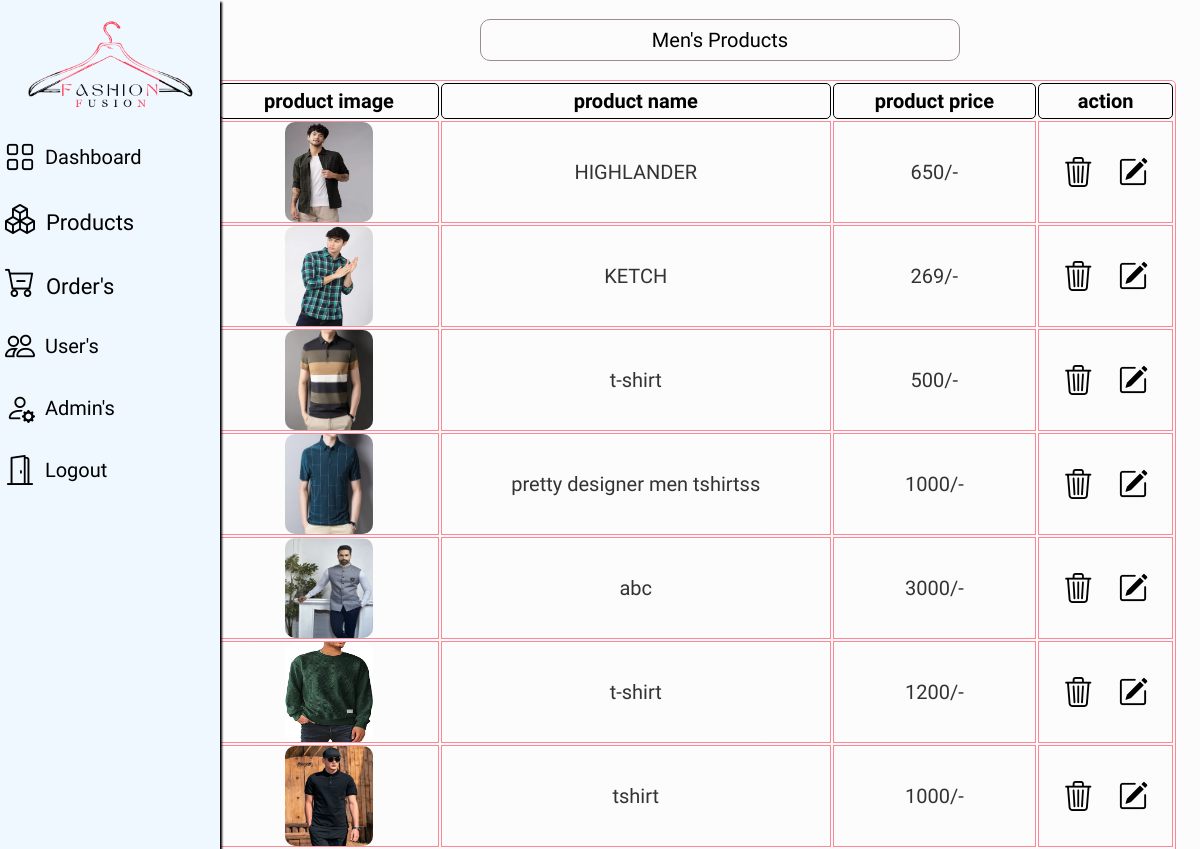
The page /Admin/products.php (signed in, upper part) on the database as committed earlier.
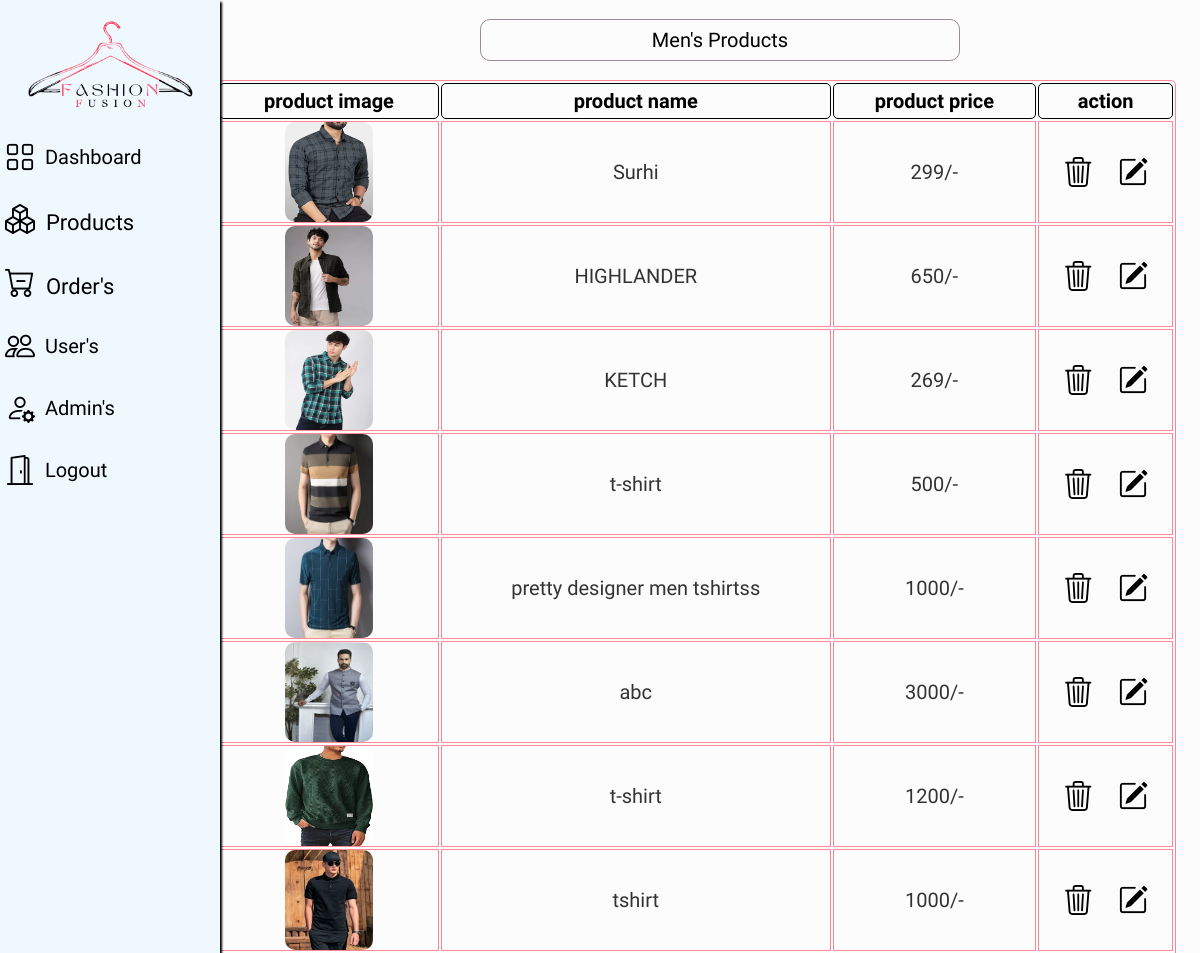
The same page on the database as committed later.
### tables this page shows
CREATE TABLE `products_man` (
  `id` int(255) NOT NULL,
  `p_id` varchar(255) NOT NULL,
  `p_name` varchar(255) NOT NULL,
  `p_price` varchar(255) NOT NULL,
  `p_image` varchar(255) NOT NULL,
  `p_description` varchar(255) NOT NULL
);

### Admin/products.php (the view, shortened to what this page needs)
<html>
<head>
    <link rel="stylesheet" href="css/styles.css">
    <link rel="stylesheet" href="css/p_detail.css">
    <link rel="stylesheet" href="https://cdn.jsdelivr.net/npm/bootstrap-icons@1.11.3/font/bootstrap-icons.min.css">
</head>
<body>
<div class="side-menu">
        <?php @include 'header.php';?>
    </div>
   <div class="container">
<center>
<p class="message">Men's Products</p>
<div class="container">
<section class="display-product-table">
   <table>
      <thead>
         <th>product image</th>
         <th>product name</th>
         <th>product price</th>
         <th>action</th>
      </thead>
      <tbody>
         <?php
         mysqli_select_db($con, "fashionfusion");
         $q1 = "SELECT * FROM `products_man`";
         $result = mysqli_query($con, $q1);
         if(mysqli_num_rows($result) > 0){
         while($row = mysqli_fetch_assoc($result)){
         ?>
         <tr>
            <td><img src="uploaded_img/<?php echo htmlspecialchars( $row['p_image']); ?>" height="100" alt=""></td>
            <td><?php echo htmlspecialchars ($row['p_name']); ?></td>
            <td><?php echo htmlspecialchars($row['p_price']); ?>/-</td>
            <td>
               <a title='Delete' href="products.php?delete=<?php echo $row['id']; ?>" onclick="return confirm('are your sure you want to delete this?');"> <i class="bi bi-trash3"></i> </a>&nbsp;&nbsp;&nbsp;
               <a title='Update' href="products.php?edit=<?php echo $row['id']; ?>"><i class="bi bi-pencil-square"></i></a>
            </td>
         </tr><?php
                  }
                  }
               ?>
      </tbody>
   </table>
</section>
</body>
</html>

Rows that differ between the two databases and show on the page:
added products_man: p_image (picture), p_name "Surhi", p_price "299"
